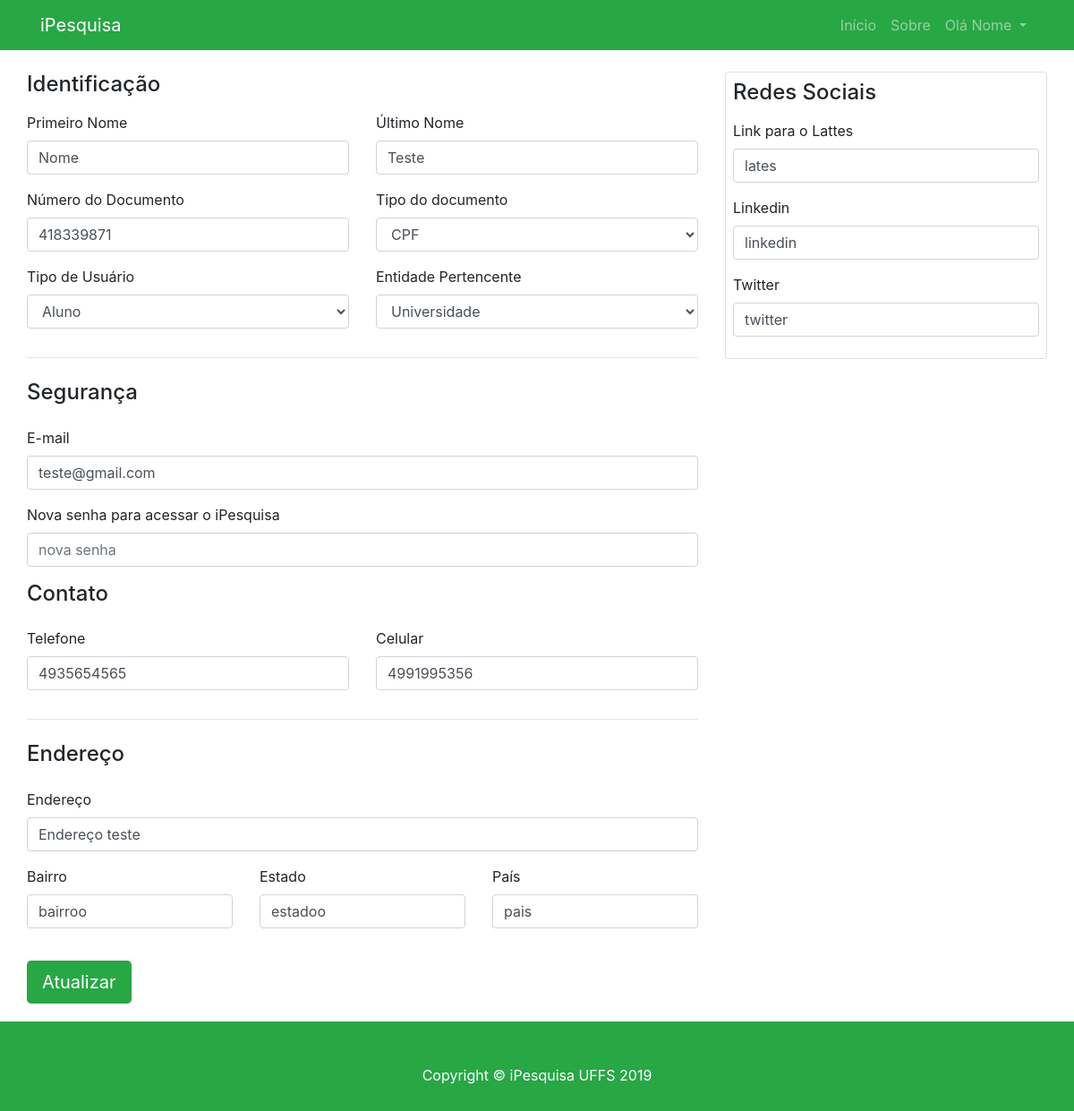
The page /editarPerfil.php (signed in) on the database its author committed.
### tables this page shows
CREATE TABLE IF NOT EXISTS usuario (
    id INT(11) NOT NULL auto_increment PRIMARY KEY,
    primeiroNome VARCHAR(30) NOT NULL,
    ultimoNome VARCHAR(60) NOT NULL,
    numeroDocumento VARCHAR(20) NOT NULL,
    tipoDocumento VARCHAR(9) NOT NULL,
    tipoUsuario VARCHAR (11) NOT NULL,
    entidade VARCHAR (12) NOT NULL, 
    email VARCHAR (70) NOT NULL UNIQUE,
    senha VARCHAR (50) NOT NULL,
    telefone VARCHAR(13) ,
    celular VARCHAR(13) NOT NULL,
    endereco VARCHAR (150) NOT NULL,
    bairro VARCHAR(20) NOT NULL,
    estado VARCHAR (50) NOT NULL,
    pais VARCHAR (30) NOT NULL,
    lattes VARCHAR(100) ,                   
    linkedin VARCHAR(100) ,
    twitter VARCHAR(100) 
);

### models/Usuario.php (called while the page is built, shortened)
<?php
class Usuario extends Crud{
    protected $table = 'usuario';
    private $primeiroNome;
    private $ultimoNome;
    private $numeroDocumento;
    private $tipoDocumento;
    private $tipoUsuario;
    private $entidade;
    private $email;
    private $telefone;
    private $celular;
    private $endereco;
    private $bairro;
    private $estado;
    private $pais;
    private $lattes;
    private $linkedin;
    private $twitter;
    function __construct() {
        $a = func_get_args();
        $i = func_num_args();
        if (method_exists($this,$f='__construct'.$i)) {
            call_user_func_array(array($this,$f),$a);
        }
    }
    function __construct1($id){
        $this->primeiroNome = "";
        $this->ultimoNome = "";
        $this->numeroDocumento = "";
        $this->tipoDocumento = "";
        $this->tipoUsuario = "";
        $this->entidade = "";
        $this->email = "";
        $this->telefone = "";
        $this->celular = "";
        $this->endereco = "";
        $this->bairro = "";
        $this->estado = "";
        $this->pais = "";
        $this->lattes = "";
        $this->linkedin = "";
        $this->twitter = "";
        $this->find($id);
    }
    public function getPrimeiroNome(){
        return $this->primeiroNome;
    }
    public function getUltimoNome(){
        return $this->ultimoNome;
    }
    public function getEmail(){
        return $this->email;
    }
    public function getNumeroDocumento(){
        return $this->numeroDocumento;
    }
    public function getTipoDocumento(){
        return $this->tipoDocumento;
    }
    public function getTipoUsuario(){
        return $this->tipoUsuario;
    }
    public function getEntidade(){
        return $this->entidade;
    }
    public function getTelefone(){
        return $this->telefone;
    }
    public function getCelular(){
        return $this->celular;
    }
    public function getEndereco(){
        return  $this->endereco;
    }
    public function getBairro(){
        return $this->bairro;
    }
    public function getEstado(){
        return $this->estado;
    }
    public function getPais(){
        return $this->pais;
    }
    public function getLattes(){
        return $this->lattes;
    }
    public function getLinkedin(){
        return $this->linkedin;
    }
    public function getTwitter() {
        return $this->twitter;
    }
    public function find($id){
        $sql  = "SELECT * FROM $this->table WHERE id = :id";
        $stmt = DB::prepare($sql);
        $stmt->bindParam(':id', $id, PDO::PARAM_INT);
        $stmt->execute();
        $usuario = $stmt->fetch();
        $this->primeiroNome         = $usuario->primeiroNome;
        $this->ultimoNome           = $usuario->ultimoNome;
        $this->numeroDocumento      = $usuario->numeroDocumento;
        $this->tipoDocumento        = $usuario->tipoDocumento;
        $this->tipoUsuario          = $usuario->tipoUsuario;
        $this->entidade             = $usuario->entidade;
        $this->email                = $usuario->email;
        $this->telefone             = $usuario->telefone;
        $this->celular              = $usuario->celular;
        $this->endereco             = $usuario->endereco;
        $this->bairro               = $usuario->bairro;
        $this->estado               = $usuario->estado;
        $this->pais                 = $usuario->pais;
        $this->lattes               = $usuario->lattes;
        $this->linkedin             = $usuario->linkedin;
        $this->twitter              = $usuario->twitter;
    }
}

### models/DB.php (called while the page is built, shortened)
<?php
class DB{
	private static $instance;
    public static function getInstance(){
		if(!isset(self::$instance)){
			try {
				self::$instance = new PDO('mysql:host=' . DB_HOST . ';dbname=' . DB_NAME, DB_USER, DB_PASS);
				self::$instance->setAttribute( PDO::ATTR_ERRMODE, PDO::ERRMODE_EXCEPTION);
				self::$instance->setAttribute(PDO::ATTR_DEFAULT_FETCH_MODE, PDO::FETCH_OBJ);
			} catch (PDOException $e) {
				echo $e->getMessage();
			}
		}
		return self::$instance;
	}
	public static function prepare($sql){
		return self::getInstance()->prepare($sql);
	}
}

### editarPerfil.php (the view, shortened to what this page needs)
<?php
    require_once "models/Usuario.php";
?>
<!DOCTYPE html>
<html lang="en">
<head>
    <link href="vendor/bootstrap/css/bootstrap.min.css" rel="stylesheet">
    <link href="css/blog-layout.css" rel="stylesheet">
    <link href="css/blog-registro.css" rel="stylesheet">
</head>
<body>
    <nav class="navbar navbar-expand-lg navbar-dark bg-success fixed-top">
        <div class="container">
            <a class="navbar-brand" href="index.php">iPesquisa</a>
            <div class="collapse navbar-collapse" id="navbarResponsive">
                <ul class="navbar-nav ml-auto">
                    <li class="nav-item">
                        <a class="nav-link" href="index.php">Início</a>
                    </li>
                    <li class="nav-item">
                        <a class="nav-link" href="sobre.php">Sobre</a>
                    </li>
                    <?php
                        if(isset($_SESSION['idUser'])):
                        echo '<li class="nav-item dropdown">
                                <a class="nav-link dropdown-toggle" href="#" id="navbarDropdown" role="button" data-toggle="dropdown" aria-haspopup="true" aria-expanded="false">
                                    Olá ' . $_SESSION['nomeUser'] . '
                                </a>
                                <div class="dropdown-menu" aria-labelledby="navbarDropdown">
                                    <a class="dropdown-item" href="./novaPostagem.php">Criar nova postagem</a>
                                    <a class="dropdown-item" href="./perfil.php">Visualizar meu perfil</a>
                                    <a class="dropdown-item" href="./editarPerfil.php">Editar perfil</a>
                                    <a class="dropdown-item" href="./api/sair.php">Sair</a>
                                </li>';
                    ?>
                    <?php
                        endif
                    ?>
                </ul>
            </div>
        </div>
    </nav>
<?php
    if(isset($_SESSION['idUser'])):
        $usuario = new Usuario($_SESSION['idUser']);
?>
<div id="wrapper">
    <div class="container body-content">
        <div class="row content">
            <div class="conteudo-registro">
                <form action="./api/updateUsuario.php" method="post">
                    <div class="row">
                        <div class="col-md-4 order-md-2 mb-4">
                        <div class="card p-2">
                            <h4 class="mb-3">Redes Sociais</h4>
                            <div class="form-redes-sociais">
                                <div class="mb-3">
                                    <label for="linkLattes">Link para o Lattes</label>
                                    <div class="input-group">
                                        <input type="text" class="form-control" id="linkLattes" name="linkLattes" value="<?php echo $usuario->getLattes() ?>">
                                    </div>
                                </div>
                                <div class="mb-3">
                                    <label for="linkedin">Linkedin</label>
                                    <div class="input-group">
                                        <input type="text" class="form-control" id="linkedin" name="linkedin" value="<?php echo $usuario->getLinkedin() ?>">
                                    </div>
                                </div>
                                <div class="mb-3">
                                    <label for="twitter">Twitter</label>
                                    <div class="input-group">
                                        <input type="text" class="form-control" id="twitter" name="twitter" value="<?php echo $usuario->getTwitter() ?>">
                                    </div>
                                </div>
                            </div>
                        </div>
                        </div>
                        <div class="col-md-8 order-md-1">
                            <div class="needs-validation">
                                <h4 class="mb-3">Identificação</h4>
                                <div class="row">
                                    <div class="col-md-6 mb-3">
                                        <label for="primeiroNome">Primeiro Nome</label>
                                        <input type="text" class="form-control" id="primeiroNome" name="primeiroNome" value="<?php echo $usuario->getPrimeiroNome() ?>" required>
                                    </div>
                                    <div class="col-md-6 mb-3">
                                        <label for="ultimoNome">Último Nome</label>
                                        <input type="text" class="form-control" id="ultimoNome" name="ultimoNome" value="<?php echo $usuario->getUltimoNome() ?>" required>
                                    </div>
                                </div>
                                <div class="row">
                                    <div class="col-md-6 mb-3">
                                        <label for="documento">Número do Documento</label>
                                        <input type="text" class="form-control" id="documento" name="documento" value="<?php echo $usuario->getNumeroDocumento() ?>" required>
                                    </div>
                                    <div class="col-md-6 mb-3">
                                        <label for="tipoDocumento">Tipo do documento</label>
                                        <select class="form-control" id="tipoDocumento" name="tipoDocumento" value="<?php echo $usuario->getTipoDocumento() ?>" required>
                                            <option value="CPF">CPF</option>
                                        </select>
                                    </div>
                                </div>
                                <div class="row">
                                    <div class="col-md-6 mb-3">
                                        <label for="tipoUsuario">Tipo de Usuário</label>
                                        <select class="form-control" id="tipoUsuario" name="tipoUsuario" value="<?php echo $usuario->getTipoUsuario() ?>" required>
                                            <option value="Aluno">Aluno</option>
                                        </select>
                                    </div>
                                    <div class="col-md-6 mb-3">
                                        <label for="tipoEntidade">Entidade Pertencente</label>
                                        <select class="form-control" id="tipoEntidade" name="entidade" value="<?php echo $usuario->getEntidade() ?>" required>
                                            <option value="Universidade">Universidade</option>
                                        </select>
                                    </div>
                                </div>
                                <hr class="mb-4">
                                <h4 class="mb-4">Segurança</h4>
                                <div class="mb-3">
                                    <label for="email">
                                        E-mail
                                    </label>
                                    <input type="email" class="form-control" id="email" name="email" placeholder="voce@exemplo.com.br" value="<?php echo $usuario->getEmail() ?>" required>
                                </div>
                                <div class="mb-3">
                                    <label for="email">
                                        Nova senha para acessar o iPesquisa
                                    </label>
                                    <input type="password" class="form-control" id="senha" name="senha" placeholder="nova senha" value="" required>
                                </div>
                                <h4 class="mb-4">Contato</h4>
                                <div class="row">
                                    <div class="mb-3 col-md-6">
                                        <label for="telefone">Telefone</label>
                                        <input type="phone" class="form-control" id="telefone" name="telefone" value="<?php echo $usuario->getTelefone() ?>" placeholder="(00)1234-5678">
                                    </div>
                                    <div class="mb-3 col-md-6">
                                        <label for="celular">Celular</label>
                                        <input type="phone" class="form-control" id="celular" name="celular" value="<?php echo $usuario->getCelular() ?>" placeholder="(00) 9-1234-5678">
                                    </div>
                                </div>
                                <hr class="mb-4">
                                <h4 class="mb-4">Endereço</h4>
                                <div class="mb-3">
                                    <label for="endereco">Endereço</label>
                                    <input type="text" class="form-control" id="endereco" name="endereco" value="<?php echo $usuario->getEndereco() ?>" placeholder="Av. Getúlio Vargas, 2351 - E" required>
                                </div>
                                <div class="row">
                                    <div class="mb-3 col-md-4">
                                        <label for="bairro">Bairro</label>
                                        <input type="text" class="form-control" id="bairro" name="bairro" placeholder="Centro" value="<?php echo $usuario->getBairro() ?>" required>
                                    </div>
                                    <div class="mb-3 col-md-4">
                                        <label for="estado">Estado</label>
                                        <input type="text" class="form-control" id="estado" name="estado" value="<?php echo $usuario->getEstado() ?>" placeholder="Santa Catarina" required>
                                    </div>
                                    <div class="mb-3 col-md-4">
                                        <label for="pais">País</label>
                                        <input type="text" class="form-control" id="pais" name="pais" value="<?php echo $usuario->getPais() ?>" placeholder="Brasil" required>
                                    </div>
                                </div>
                                <input class="btn btn-lg btn-lock bg-success" type="submit" id="botao-salvar" value="Atualizar" />
                            </div>
                        </div>
                    </div>
                </form>
            </div>
        </div>
    </div>
</div>
<?php
    else:
        header("Location: login.php");
    endif
?>
    <footer class="py-5 bg-success">
        <div class="container">
            <p class="m-0 text-center text-white">Copyright &copy; iPesquisa UFFS 2019</p>
        </div>
    </footer>
</body>
</html>

### css/blog-layout.css (style rules this page uses)
body, html { padding-top: 15px; height: 100%; }
#wrapper { min-height: 89%; position: relative; }
.content { padding-top: 20px; }
footer { width: 100%; height: 100px; position: absolute; }

### css/blog-registro.css (style rules this page uses)
.conteudo-registro { margin-top: 30px; }
#botao-salvar { margin-top: 20px; color: #FFFFFF; }
.content { padding-bottom: 20px; }

### rows shown on the page
usuario: linkLattes "lates", linkedin "linkedin", twitter "twitter", primeiroNome "Nome", ultimoNome "Teste", documento "418339871", tipoDocumento "CPF", tipoUsuario "Aluno", entidade "Universidade", email "teste@gmail.com", telefone "4935654565", celular "4991995356", endereco "Endereço teste", bairro "bairroo", estado "estadoo", pais "pais"

### other values the page prints
$_SESSION['nomeUser'] "Nome"
